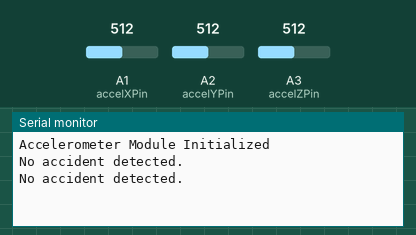
Recording of a sketch running on a simulated Arduino Uno, built with avr-gcc and run on an emulated ATmega328P. Shown: the last lines printed to the serial monitor. The test bench sets the inputs (shaded band); at power-on: A1 (accelXPin) = 512, A2 (accelYPin) = 512, A3 (accelZPin) = 512.

Above: at 1.8 s.
1.9 s: A1 (accelXPin) set to 583
At 2.8 s:
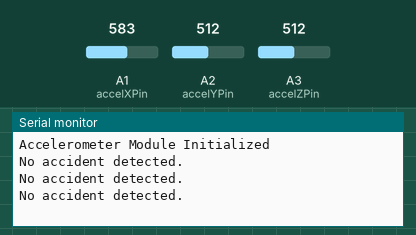
3.4 s: A1 (accelXPin) set to 613
At 4.8 s:
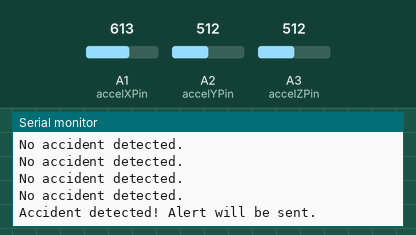

Measured:
- the behaviour switches between 600 and 601 on A1 (accelXPin) (found by bisection; images 1 and 2)
- after the input at 3.4 s, the serial monitor: prints a new line after 0.60 s (image 2)

The sketch:

accelerometer.ino
```cpp
// accelerometer.ino

// Define the pins for the accelerometer
const int accelXPin = A1;  // X-axis
const int accelYPin = A2;  // Y-axis
const int accelZPin = A3;  // Z-axis

// Define threshold for detecting an accident based on tilt or sudden movement
const int tiltThreshold = 600;  // Adjust this based on calibration

bool accidentDetected = false;

void setup() {
    Serial.begin(9600);
    pinMode(accelXPin, INPUT);
    pinMode(accelYPin, INPUT);
    pinMode(accelZPin, INPUT);
    Serial.println("Accelerometer Module Initialized");
}

void loop() {
    checkForAccident();
    delay(1000);  // Delay for readability in serial output
}

// Function to check accelerometer values and detect accident
void checkForAccident() {
    int xValue = analogRead(accelXPin);
    int yValue = analogRead(accelYPin);
    int zValue = analogRead(accelZPin);

    // Accident detected if any axis exceeds the tilt threshold
    accidentDetected = (xValue > tiltThreshold || yValue > tiltThreshold || zValue > tiltThreshold);

    if (accidentDetected) {
        Serial.println("Accident detected! Alert will be sent.");
    } else {
        Serial.println("No accident detected.");
    }
}
```
